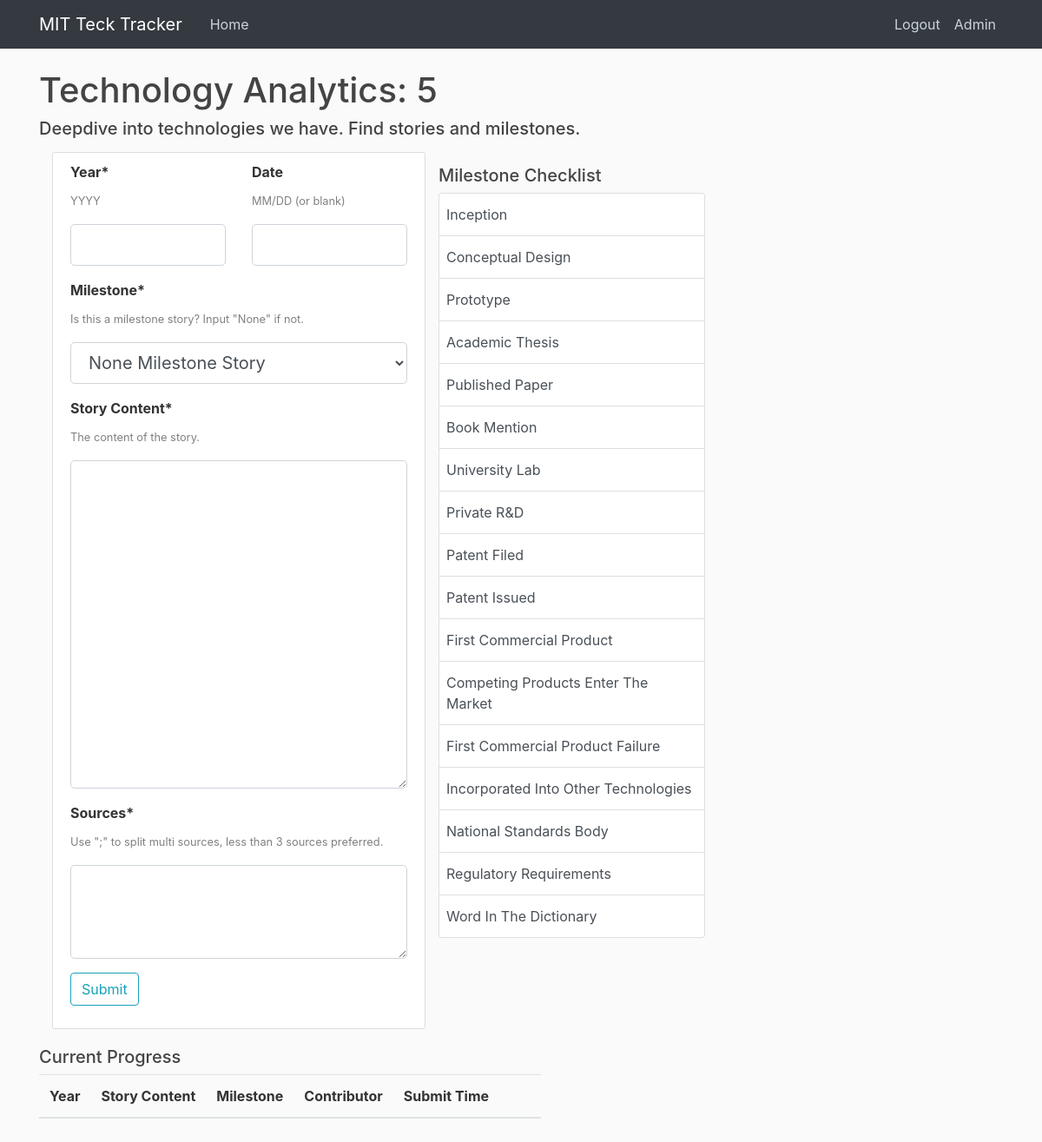
/tech_analytics/5 (signed in), run on the app's committed database.
### tables this page shows
CREATE TABLE "milestones" (
"index" INTEGER,
  "ma_std_name" TEXT,
  "milestone_id" INTEGER,
  "ms_name" TEXT
);

### app.py (the view, shortened to what this page needs)
@app.route("/tech_analytics/<tech>", methods = ['GET', 'POST'])
def tech_analytics(tech):
    db = get_db()
    user = get_current_user()
    if not user:
        return redirect(url_for('login'))
    if user['can_analyse'] == 0:
        flash('No access to TechAnalytics. Please contact administrators', 'danger')
        return redirect(url_for('home'))
    stories_cur = db.execute('''
                            select
                                tsl.log_s_id log_s_id,
                                tsl.milestone,
                                substr(tsl.story_content, 1, 100)|| '...' story_content, tsl.story_year,
                                tsl.contributor contributor_id,
                                u.username contributor_name, datetime(tsl.contribute_time,'unixepoch') contribute_time
                            from tech_story_log tsl, users u, milestones m
                            where tsl.tech_name = ?
                            and tsl.contributor = u.user_id
                            and tsl.milestone = m.ms_name
                            order by tsl.story_year asc, m.milestone_id

                            ''', [tech])
    stories_results = stories_cur.fetchall()
    ms_cur = db.execute('''
                            select ms_left.ms_name ms_name, ms.milestone_id ms_id
                            from milestones ms,
                                 (select distinct m.ms_name
                                  from milestones m

                                  except

                                  select distinct milestone ms
                                  from tech_story_log
                                  where tech_name = ?) ms_left
                            where ms_left.ms_name = ms.ms_name
                            order by ms.milestone_id

                           ''', [tech])
    ms_left = ms_cur.fetchall()
    ms_left_l = [row[0] for row in ms_left]
    form = TechAnalyticsForm()
    form.milestone.choices = milestones_tuplist
    return render_template('tech_analytics.html', title='Technology Analytics', form=form, user= user,  milestones = milestones[:-1], ms_left = ms_left_l, stories = stories_results, tech=tech)

### forms.py
class TechAnalyticsForm(FlaskForm):
    story_year = IntegerField('Year*')
    story_date = StringField('Date', validators=[Optional(), Regexp(regex =r'(0[1-9]|1[012])[- /.](0[1-9]|[12][0-9]|3[01])',message="Please insert data in mm/dd format")])
    milestone = SelectField('Milestone*', choices = [])
    story_content = TextAreaField('Story Content*',render_kw={"rows": 12})
    sources = TextAreaField('Sources*', render_kw={"rows": 3})
    submit = SubmitField('Submit')

### app.py (called while the page is built)
def get_current_user():
    user_result = None
    if 'user' in session:
        user_email = session['user']
        db = get_db()
        user_cur = db.execute('select user_id, email, password, can_scout, can_analyse, can_edit, admin from users where email = ?', [user_email])
        user_result = user_cur.fetchone()
    return user_result

### dbTest.py (called while the page is built)
def connect_db(RowMode=True):
    sql = sqlite3.connect(dbpath)
    if RowMode:
        sql.row_factory = sqlite3.Row
    else:
        sql.row_factory = lambda cursor, row: row[0]
    return sql

def get_db():
    if not hasattr(g, 'sqlite3_db'):
        g.sqlite_db = connect_db()
    return g.sqlite_db

### templates/tech_analytics.html (shortened to what this page needs)
{% extends "layout.html" %}
{% from "show_links.html" import show_links %}
{% block nav %}
{{ show_links(user) }}
{% endblock %}
{% block content %}
<h1>Technology Analytics: {{ tech }}</h1>
<h5>Deepdive into technologies we have. Find stories and milestones.</h5>
<div class="container">
    <form method="POST" action="">
        <div class="row" style = "margin-bottom: 15px; margin-top: 15px">
            <div class="col-sm-6">
                    <div class="content-section">
                      <div class = "row">
                      <div class = "col-sm">
                        <div class="form-group">
                                <b>{{ form.story_year.label(class="form-control-label") }}</b>
                                <p><small><font color="grey">YYYY</font></small></p>
                                {% if form.story_year.errors %}
                                    {{ form.story_year(class="form-control form-control-lg is-invalid") }}
                                    <div class="invalid-feedback">
                                        {% for error in form.story_year.errors %}
                                            <span>{{ error }}</span>
                                        {% endfor %}
                                    </div>
                                {% else %}
                                    {{ form.story_year(class="form-control form-control-lg") }}
                                {% endif %}
                        </div>
                      </div>
                      <div class = "col-sm">
                        <div class="form-group">
                                <b>{{ form.story_date.label(class="form-control-label") }}</b>
                                <p><small><font color="grey">MM/DD (or blank)</font></small></p>
                                {% if form.story_date.errors %}
                                    {{ form.story_date(class="form-control form-control-lg is-invalid") }}
                                    <div class="invalid-feedback">
                                        {% for error in form.story_date.errors %}
                                            <span>{{ error }}</span>
                                        {% endfor %}
                                    </div>
                                {% else %}
                                    {{ form.story_date(class="form-control form-control-lg") }}
                                {% endif %}
                        </div>
                      </div>
                      </div>
                        <div class="form-group">
                                <b>{{ form.milestone.label(class="form-control-label") }}</b>
                                <p><small><font color="grey">Is this a milestone story? Input "None" if not.</font></small></p>
                                {% if form.milestone.errors %}
                                    {{ form.milestone(class="form-control form-control-lg is-invalid") }}
                                    <div class="invalid-feedback">
                                        {% for error in form.milestone.errors %}
                                            <span>{{ error }}</span>
                                        {% endfor %}
                                    </div>
                                {% else %}
                                    {{ form.milestone(class="form-control form-control-lg") }}
                                {% endif %}
                        </div>
                        <div class="form-group">
                                <b>{{ form.story_content.label(class="form-control-label") }}</b>
                                <p><small><font color="grey">The content of the story.</font></small></p>
                                {% if form.story_content.errors %}
                                    {{ form.story_content(class="form-control form-control-lg is-invalid") }}
                                    <div class="invalid-feedback">
                                        {% for error in form.story_content.errors %}
                                            <span>{{ error }}</span>
                                        {% endfor %}
                                    </div>
                                {% else %}
                                    {{ form.story_content(class="form-control form-control-lg") }}
                                {% endif %}
                        </div>
                        <div class="form-group">
                                <b>{{ form.sources.label(class="form-control-label") }}</b>
                                <p><small><font color="grey">Use ";" to split multi sources, less than 3 sources preferred.</font></small></p>
                                {% if form.sources.errors %}
                                    {{ form.sources(class="form-control form-control-lg is-invalid") }}
                                    <div class="invalid-feedback">
                                        {% for error in form.sources.errors %}
                                            <span>{{ error }}</span>
                                        {% endfor %}
                                    </div>
                                {% else %}
                                    {{ form.sources(class="form-control form-control-lg") }}
                                {% endif %}
                        </div>
                        <div class="form-group">
                            {{ form.submit(class="btn btn-outline-info") }}
                        </div>
                    </div>
    </form>
    </div>
            <div class="col-sm-4">
                <div class="row" style = "margin-bottom: 15px; margin-top: 15px">
                  <h5>Milestone Checklist</h5>
                  <dic class="list-group">
                    {% for ms in milestones %}
                      <h9 class="list-group-item py-1.5 px-2  {% if ms in ms_left %} list-group-item-action {% else %} list-group-item-success {% endif %}">{{ ms }}</h9>
                    {% endfor %}
                </div>
            </div>
            <div>
                <h5>Current Progress</h5>
                <table id="example" class="table table-responsive-sm" >
                  <thead>
                      <tr>
                          <th>Year</th>
                          <th>Story Content</th>
                          <th>Milestone</th>
                          <th>Contributor</th>
                          <th>Submit Time</th>
                          <th> </th>
                          <th> </th>
                      </tr>
                  </thead>
                </table>
            </div>
{% endblock content %}

### static/main.css (style rules this page uses)
body { background: #fafafa; color: #333333; margin-top: 5rem; }
h1, h2, h3, h4, h5, h6 { color: #444444; }
.content-section { background: #ffffff; padding: 10px 20px; border: 1px solid #dddddd; border-radius: 3px; margin-bottom: 20px; }

### data on the page
milestones: ms "Inception"
milestones: ms_name "Conceptual Design"
milestones: ms "Prototype"
milestones: ms_name "Academic Thesis"
milestones: ms_name "Published Paper"
milestones: ms_name "Book Mention"
milestones: ms_name "University Lab"
milestones: ms_name "Private R&D"
milestones: ms_name "Patent Filed"
milestones: ms_name "Patent Issued"
milestones: ms_name "First Commercial Product"
milestones: ms_name "Competing Products Enter The Market"
milestones: ms_name "First Commercial Product Failure"
milestones: ms_name "Incorporated Into Other Technologies"
milestones: ms_name "National Standards Body"
milestones: ms_name "Regulatory Requirements"
milestones: ms_name "Word In The Dictionary"

### other printed values
{{ tech }} "5"
